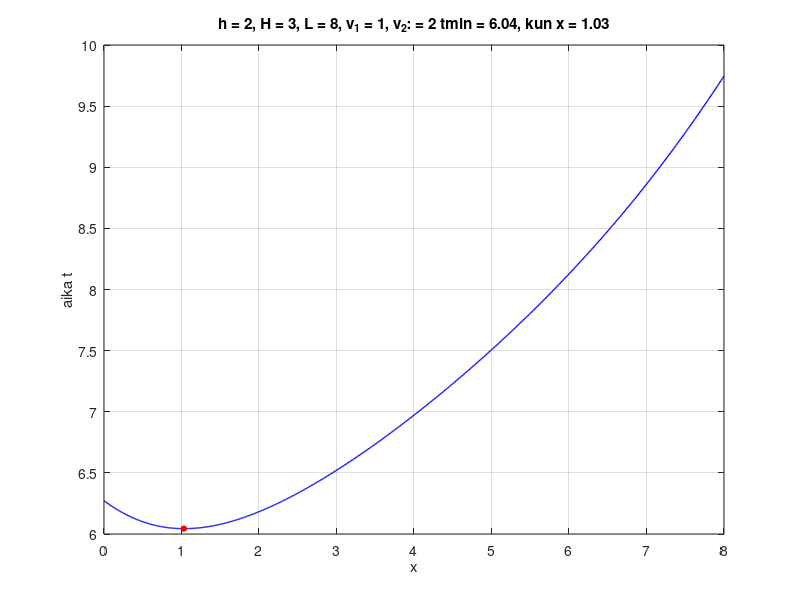
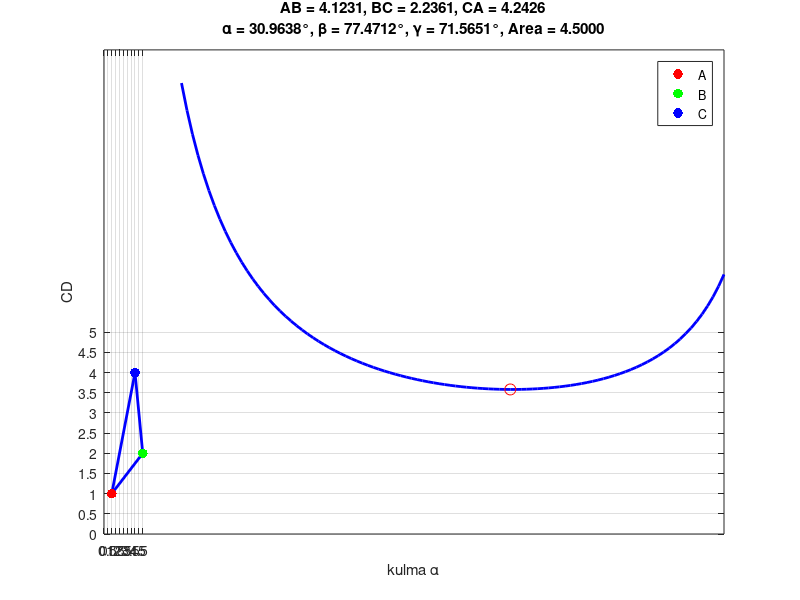
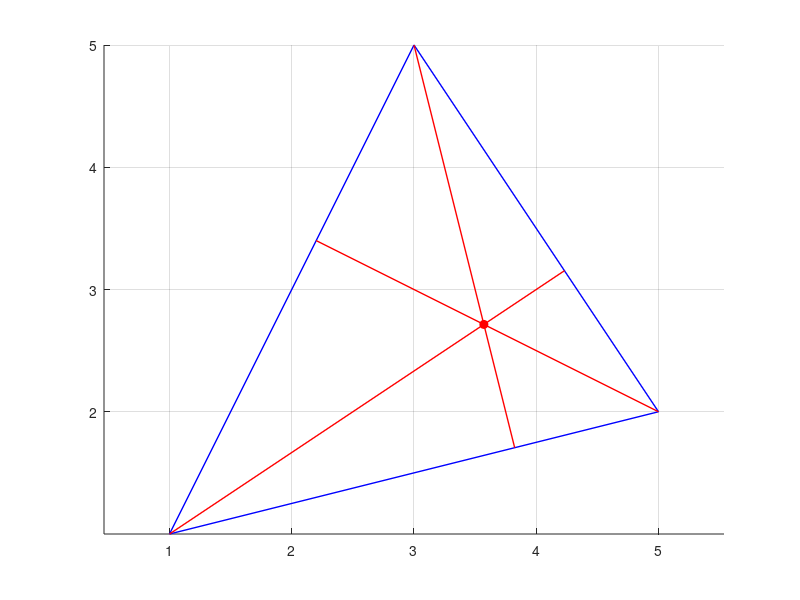
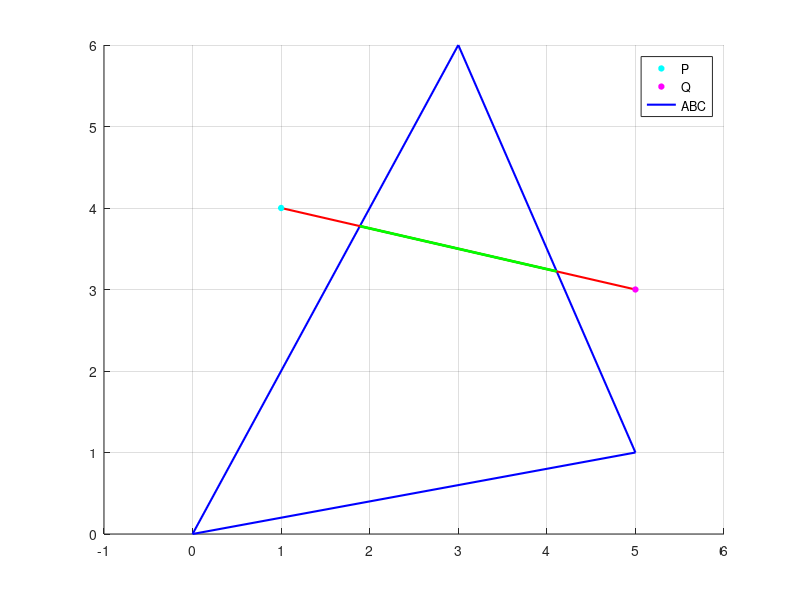

Here is the MATLAB script that generated these plots, in order: (Note: this script raises an error after producing the figures.)
% Algebra ja geometria (4op)
% Octave-harjoitukset

% Trigonometria: 1-8, 11, 15
% Analyyttinen geometria: 1-3, 7, 8
% Analyyttinen geometria osa 2: 1-4, 6-9
% Sinikäyrät: 1-3
% Kompleksiluvut: 1
% eksponentti ja logaritmi: 1-2

% yhteensä 29



%trig_1

clear
L = 6
x = 2
dx = 1

y1 = sqrt(L^2-x^2);
y2 = sqrt(L^2 - (x + dx)^2);

dy = y1-y2



%trig_2

clear
L = 5;
x = 7;

OP = sqrt(L^2 - (x/2)^2)
OP = OP * 2



%trig_3

clear
h = 1.5;
L = 6;

R = (h^2 + (L^2)/4) / (2*h);

disp(R);



%trig_4

clear
R = 5;   % Radius of the sphere
r = 2.5; % Radius of the cylinder base
h = 20;  % Height of the cylinder

% Calculate the height of the spherical cap (k)
k = sqrt(R^2 - r^2);

% Cylinder surface area
lpA = pi * r^2; % Base area of the cylinder
lk = h - 2 * k; % Height of the cylindrical portion excluding the sphere
lsA = 2 * pi * r * lk; % Lateral surface area of the cylinder
lA = lsA + 2 * lpA; % Total surface area of the cylinder including both bases

% Sphere surface area
palloA = 4 * pi * R^2; % Full surface area of the sphere
palloSA = 2 * pi * R * (R - k); % Surface area of two spherical caps
A = (palloA - 2 * palloSA) + lA; % Total surface area

% Volume calculations
pV = (4 / 3) * pi * R^3; % Volume of the sphere
lV1 = pi * r^2 * lk; % Volume of the cylindrical part

% Volume of the spherical caps
h_cap = R - k; % Height of one spherical cap
segmenttiV = 2 * (pi / 3) * h_cap^2 * (3 * R - h_cap); % Volume of two spherical caps
V = pV + lV1 - segmenttiV; % Total volume



%trig_5

clear
h = 2;
H = 3;
L = 8;
v1 = 1;
v2 = 2;
x = 0:0.01:L;

AP = sqrt(x.^2 + h^2);
PB = sqrt(H^2 + (L - x).^2);

APt = AP / v1;
PBt = PB / v2;
tt = APt + PBt;

% Find the minimum time and corresponding x value
[min_time, min_index] = min(tt);
min_x = x(min_index);

% Configures the plot
figure(1)
plot(x, tt, 'b', 'LineWidth', 1)
hold on
plot(min_x, min_time, 'ro', 'MarkerSize', 4, 'MarkerFaceColor', 'r')
ylabel('aika t')
xlabel('x')
grid on
title(sprintf('h = %d, H = %d, L = %d, v_1 = %d, v_2: = %d tmin = 6.04, kun x = 1.03', h, H, L, v1, v2))

% Set ticks
xticks(0:1:L)
yticks(6:0.5:10)


hold off



%trig_6

clear
r = 1
R = 3
a = 220

r1 = (a/360)*r
r2 = (a/360)*R

h = sqrt((R-r)^2 - (r2-r1)^2)



%trig_7

clear
% Given values
h = 4;
alpha = 35;
beta = 10;

% Convert degrees to radians
alpha_rad = deg2rad(alpha);
beta_rad = deg2rad(beta);

% Calculate x
x = h * tan(beta_rad);

% Calculate L
L = (h * tan(alpha_rad+beta_rad)) - x;

% Display results
fprintf('x = %.3f\n', x);
fprintf('L = %.3f\n', L);



%trig_8

clear
% Given values
a = 1;
b = 2;
p = 0.2;
alpha_values = linspace(10, 80, 100);  % angles from 10 to 80 degrees
alpha_rad = deg2rad(alpha_values);     % convert degrees to radians

% Calculate AB, AP, and QB based on the given formula
AB = b ./ sin(alpha_rad) + a ./ cos(alpha_rad);
AP = p ./ sin(alpha_rad);
QB = p ./ cos(alpha_rad);

% CD is computed as
CD = AB - AP - QB;

% Find the minimum value of CD and the corresponding alpha
[CDmin, idx_min] = min(CD);
alpha_min = alpha_values(idx_min);

% Plotting
figure;
plot(alpha_values, CD, 'b', 'LineWidth', 2);
hold on;
plot(alpha_min, CDmin, 'ro', 'MarkerSize', 8);  % Mark the minimum point

title('a = 1, b = 2, p = 0.2, CDmin = 3.7495, kun \alpha = 52.6^\circ');
xlabel('kulma \alpha');
ylabel('CD');
grid on;

% Display the minimum value of CD and corresponding alpha
disp(['Minimum CD: ', num2str(CDmin), ' at alpha = ', num2str(alpha_min), ' degrees']);



%trig_11

clear
a = 7;
b = 4;
c = 5;
d = 3;
h = 4;
z = 1;

e = c + ((a - c) / h) * z;
f = d + ((b - d) / h) * z;

V_neste = (1/6) * (2*e*f + e*d + f*c + 2*c*d) * z;

V_neste



%trig_15

clear
function common_area = overlap_area(R, r, L)
  if L >= R + r
    common_area = 0; % No overlap
  elseif L <= abs(R - r)
    common_area = pi * min(R, r)^2; % One circle is completely inside the other
  else
    % Calculate the area of overlap
    part1 = R^2 * acos((L^2 + R^2 - r^2) / (2 * L * R));
    part2 = r^2 * acos((L^2 + r^2 - R^2) / (2 * L * r));
    part3 = 0.5 * sqrt((-L + R + r) * (L + R - r) * (L - R + r) * (L + R + r));
    common_area = part1 + part2 - part3;
  end
end

% Example usage
R = 5;
r = 3;
L = 6;
common_area = overlap_area(R, r, L);
disp(common_area);



%anageo_1

clear
A = [1, 1];
B = [5, 2];
C = [4, 4];

% Lengths of the sides
AB = norm(B - A);
BC = norm(C - B);
CA = norm(A - C);

% Semi-perimeter of the triangle
p = (AB + BC + CA) / 2;

% Area of the triangle using Heron's formula
area = sqrt(p * (p - AB) * (p - BC) * (p - CA));

% Calculating angles using the cosine rule
alpha = acosd((BC^2 + CA^2 - AB^2) / (2 * BC * CA));
beta = acosd((AB^2 + CA^2 - BC^2) / (2 * AB * CA));
gamma = acosd((AB^2 + BC^2 - CA^2) / (2 * AB * BC));

% Display the results
fprintf('AB = %.4f, BC = %.4f, CA = %.4f\n', AB, BC, CA);
fprintf('alpha = %.4f°, beta = %.4f°, gamma = %.4f°\n', alpha, beta, gamma);
fprintf('Area = %.4f\n', area);

% Plot the triangle and points

% Plot the triangle edges
plot([A(1), B(1)], [A(2), B(2)], 'b-', 'LineWidth', 2); % AB
hold on;
plot([B(1), C(1)], [B(2), C(2)], 'b-', 'LineWidth', 2); % BC
plot([C(1), A(1)], [C(2), A(2)], 'b-', 'LineWidth', 2); % CA

% Plot the points A, B, C as scatter points
hA = scatter(A(1), A(2), 50, 'r', 'filled'); % Point A
hB = scatter(B(1), B(2), 50, 'g', 'filled'); % Point B
hC = scatter(C(1), C(2), 50, 'b', 'filled'); % Point C

% Create a legend specifically for the points
legend([hA, hB, hC], {'A', 'B', 'C'}, 'Location', 'best');

% Add grid and formatting
grid on;
xticks(0:0.5:5);
yticks(0:0.5:5);
title(sprintf('AB = %.4f, BC = %.4f, CA = %.4f\n\\alpha = %.4f°, \\beta = %.4f°, \\gamma = %.4f°, Area = %.4f', AB, BC, CA, beta, gamma, alpha, area));



%anageo_2

clear
% Coordinates of points A, B, and C
A = [1, 1];
B = [5, 2];
C = [3, 5];

% Function to calculate the slope between two points
slope = @(p1, p2) (p2(2) - p1(2)) / (p2(1) - p1(1));

% Slopes of sides BC, CA, and AB
m_BC = slope(B, C);
m_CA = slope(C, A);
m_AB = slope(A, B);

% Slopes of altitudes (perpendicular slopes)
m_AH = -1 / m_BC;
m_BI = -1 / m_CA;
m_CJ = -1 / m_AB;

% Calculate intercepts of altitudes using point-slope form y - y1 = m(x - x1)
b_AH = A(2) - m_AH * A(1);
b_BI = B(2) - m_BI * B(1);
b_CJ = C(2) - m_CJ * C(1);

% Finding the intersection points H, I, J (feet of altitudes)
% Intersection of altitude AH with BC
H_x = (b_AH - (C(2) - m_BC * C(1))) / (m_BC - m_AH);
H_y = m_AH * H_x + b_AH;
H = [H_x, H_y];

% Intersection of altitude BI with CA
I_x = (b_BI - (A(2) - m_CA * A(1))) / (m_CA - m_BI);
I_y = m_BI * I_x + b_BI;
I = [I_x, I_y];

% Intersection of altitude CJ with AB
J_x = (b_CJ - (A(2) - m_AB * A(1))) / (m_AB - m_CJ);
J_y = m_CJ * J_x + b_CJ;
J = [J_x, J_y];

% Finding orthocenter P (intersection of two altitudes AH and BI)
P_x = (b_AH - b_BI) / (m_BI - m_AH);
P_y = m_AH * P_x + b_AH;
P = [P_x, P_y];

% Display the coordinates of H, I, J, and P
H, I, J, P

% Plotting the triangle ABC, altitudes, and orthocenter
figure;
hold on;
plot([A(1), B(1)], [A(2), B(2)], 'b-', 'LineWidth', 1);
plot([B(1), C(1)], [B(2), C(2)], 'b-', 'LineWidth', 1);
plot([C(1), A(1)], [C(2), A(2)], 'b-', 'LineWidth', 1);

% Plot altitudes as solid lines in red
plot([A(1), H(1)], [A(2), H(2)], 'r-', 'LineWidth', 1);
plot([B(1), I(1)], [B(2), I(2)], 'r-', 'LineWidth', 1);
plot([C(1), J(1)], [C(2), J(2)], 'r-', 'LineWidth', 1);

% Plot orthocenter P
plot(P(1), P(2), 'ro', 'MarkerSize', 6, 'MarkerFaceColor', 'r');

grid on;
xticks(0:1:6);
yticks(0:1:6);
axis equal;
hold off;



%anageo_3

clear
% Define vertices of the triangle
A = [0, 0];
B = [5, 1];
C = [3, 6];

% Define sets of coordinates for P and Q
coordinate_pairs = {
    [1, 4], [5, 3];
    [2, 3.5], [5, 3];
    [2, 3.5], [4, 3];
    [1, 4], [-1, 5]
};

% Function to find intersection point
function [t, S, isValid] = line_intersect(P, Q, X, Y)
    dPQ = Q - P;
    dXY = Y - X;

    denom = dPQ(1) * dXY(2) - dPQ(2) * dXY(1);
    isValid = true;

    if abs(denom) < 1e-10
        t = NaN;  % Parallel or collinear
        S = NaN(1, 2);
        isValid = false; % No valid intersection if parallel
    else
        t = ((X(1) - P(1)) * dXY(2) - (X(2) - P(2)) * dXY(1)) / denom;
        S = P + t * dPQ;

        % Check if the intersection point S lies on the line segment X-Y
        % calculate parameter 'r' for segment XY
        r = ((S(1) - X(1)) * (Y(1) - X(1)) + (S(2) - X(2)) * (Y(2) - X(2))) / sum(dXY.^2);
        if r < 0 || r > 1
            isValid = false; % Intersection point is outside segment XY
        end
    end
end

% Function to check if a point is inside a triangle using barycentric coordinates
function inside = is_point_in_triangle(P, A, B, C)
    v0 = C - A;
    v1 = B - A;
    v2 = P - A;

    dot00 = dot(v0, v0);
    dot01 = dot(v0, v1);
    dot02 = dot(v0, v2);
    dot11 = dot(v1, v1);
    dot12 = dot(v1, v2);

    invDenom = 1 / (dot00 * dot11 - dot01 * dot01);
    u = (dot11 * dot02 - dot01 * dot12) * invDenom;
    v = (dot00 * dot12 - dot01 * dot02) * invDenom;

    inside = (u >= 0) && (v >= 0) && (u + v <= 1);
end

% Loop through each coordinate pair for P and Q
for i = 1:size(coordinate_pairs, 1)
    % Get P and Q for this iteration
    P = coordinate_pairs{i, 1};
    Q = coordinate_pairs{i, 2};

    % Check if either P or Q is inside the triangle
    P_inside = is_point_in_triangle(P, A, B, C);
    Q_inside = is_point_in_triangle(Q, A, B, C);

    % Check intersection with each triangle side
    [t1, S1, valid1] = line_intersect(P, Q, A, B);
    [t2, S2, valid2] = line_intersect(P, Q, B, C);
    [t3, S3, valid3] = line_intersect(P, Q, C, A);

    % Collect valid intersections within [0, 1] range for segment PQ
    intersections = [];
    if valid1 && t1 >= 0 && t1 <= 1, intersections = [intersections; S1]; end
    if valid2 && t2 >= 0 && t2 <= 1, intersections = [intersections; S2]; end
    if valid3 && t3 >= 0 && t3 <= 1, intersections = [intersections; S3]; end

    % Plotting
    figure;
    hold on;
    grid on
    xticks(-1:1:6);
    yticks(0:1:6);
    xlim([-1 6]);
    ylim([0 6]);
    h1 = plot([A(1) B(1) C(1) A(1)], [A(2) B(2) C(2) A(2)], 'b-', 'LineWidth', 1.5); % Triangle ABC

    % Determine how to color the PQ segment
    if P_inside && Q_inside
        % If both points are inside, plot the whole segment in normal green
        h2 = plot([P(1) Q(1)], [P(2) Q(2)], 'g-', 'LineWidth', 2); % Standard green
    elseif P_inside && ~isempty(intersections)
        % If only P is inside, draw from P to the first intersection in normal green
        h2 = plot([P(1) intersections(1, 1)], [P(2) intersections(1, 2)], 'g-', 'LineWidth', 2);
        plot([intersections(1, 1) Q(1)], [intersections(1, 2) Q(2)], 'r-', 'LineWidth', 1.5); % Remaining in red
    elseif Q_inside && ~isempty(intersections)
        % If only Q is inside, draw from Q to the first intersection in normal green
        h2 = plot([Q(1) intersections(1, 1)], [Q(2) intersections(1, 2)], 'g-', 'LineWidth', 2);
        plot([P(1) intersections(1, 1)], [P(2) intersections(1, 2)], 'r-', 'LineWidth', 1.5); % Remaining in red
    elseif ~P_inside && ~Q_inside && size(intersections, 1) == 2
        % Both endpoints are outside but there are two intersections
        % Plot the segments outside the triangle in red first
        plot([P(1) intersections(1, 1)], [P(2) intersections(1, 2)], 'r-', 'LineWidth', 1.5); % Before first intersection
        plot([Q(1) intersections(2, 1)], [Q(2) intersections(2, 2)], 'r-', 'LineWidth', 1.5); % After second intersection
        % Plot inside segment last in normal green to ensure visibility
        h2 = plot(intersections(:,1), intersections(:,2), 'g-', 'LineWidth', 2); % Inside in normal green
    else
        % Default to red if no part of PQ is inside the triangle
        h2 = plot([P(1) Q(1)], [P(2) Q(2)], 'r-', 'LineWidth', 1.5);
    end

    % Plot smaller circles for P and Q points
    h3 = plot(P(1), P(2), 'o', 'MarkerSize', 4, 'MarkerFaceColor', 'c', 'MarkerEdgeColor', 'c', 'DisplayName', 'P'); % Smaller marker size
    h4 = plot(Q(1), Q(2), 'o', 'MarkerSize', 4, 'MarkerFaceColor', 'm', 'MarkerEdgeColor', 'm', 'DisplayName', 'Q'); % Smaller marker size

    legend([h3, h4, h1], 'P', 'Q', 'ABC', 'Location', 'Best');
    hold off;
end



%anageo_7

clear;
% Coordinates of points A, B, and C
A = [1, 1];
B = [4, 4];
C = [5, 2];

% Function to calculate the distance between two points
distance = @(P, Q) norm(P - Q);

% Calculate side lengths AB, BC, and AC
AB = distance(A, B);
BC = distance(B, C);
AC = distance(A, C);

% Calculate x, y, z using the formulas
x = 0.5 * (AB + AC - BC);
y = 0.5 * (AB + BC - AC);
z = 0.5 * (BC + AC - AB);

% Calculate the incenter (I) as the weighted average of A, B, C
I = (A * BC + B * AC + C * AB) / (AB + BC + AC);

% Calculate the semiperimeter and the area of the triangle using Heron's formula
s = (AB + BC + AC) / 2;
area = sqrt(s * (s - AB) * (s - BC) * (s - AC));

% Calculate the radius of the incircle
r = area / s;

% Calculate points K, L, M (tangency points on each side of the triangle)
K = A + x * (B - A) / AB;  % point K on side AB
L = B + y * (C - B) / BC;  % point L on side BC
M = C + z * (A - C) / AC;  % point M on side AC

% Plot the triangle
figure;
hold on;
plot([A(1), B(1), C(1), A(1)], [A(2), B(2), C(2), A(2)], 'b-', 'LineWidth', 0.5);

% Plot the incircle
theta = linspace(0, 2*pi, 100);
incircle_x = I(1) + r * cos(theta);
incircle_y = I(2) + r * sin(theta);
plot(incircle_x, incircle_y, 'r-', 'LineWidth', 0.5);

% Plot the incenter and tangency points (K, L, M) only
plot(I(1), I(2), 'ro', 'MarkerFaceColor', 'r', 'MarkerSize', 3);  % Incenter filled in red
plot([K(1), L(1), M(1)], [K(2), L(2), M(2)], 'bo', 'MarkerFaceColor', 'b', 'MarkerSize', 3);  % Tangency points filled in blue

% Set plot limits and aspect ratio
axis equal;
xlim([0.5 5.5]);
ylim([0.5 4.5]);
xticks(0.5:0.5:5.5);
yticks(0.5:0.5:4.5);
grid on;

hold off;



%anageo_8

clear
% Define centers and radii of the circles
A = [1, 1]; % Center of first circle
B = [5, 3]; % Center of second circle
R = 4;      % Radius of first circle (red)
r = 3;      % Radius of second circle (blue)

% Calculate distance between centers
d = norm(B - A);

% Check if the circles intersect
if d > R + r
    intersect = false;
elseif d < abs(R - r)
    intersect = false;
elseif d == 0 && R == r
    intersect = false;
else
    % Circles intersect, calculate intersection points S and T
    intersect = true;
    % Distance from A to the midpoint P along line AB
    a = (R^2 - r^2 + d^2) / (2 * d);

    % Point P on line AB which is the midpoint of the intersection chord
    P = A + a * (B - A) / d;

    % Distance from P to the intersection points S and T
    h = sqrt(R^2 - a^2);

    % Calculate intersection points S and T
    offset = h * [-(B(2) - A(2)) / d, (B(1) - A(1)) / d];
    S = P + offset;
    T = P - offset;
end

% Plot the circles
theta = linspace(0, 2 * pi, 100);
circle_A_x = A(1) + R * cos(theta);
circle_A_y = A(2) + R * sin(theta);
circle_B_x = B(1) + r * cos(theta);
circle_B_y = B(2) + r * sin(theta);

figure;
hold on;
plot(circle_A_x, circle_A_y, 'r-', 'LineWidth', 1.5); % Circle A in red
plot(circle_B_x, circle_B_y, 'b-', 'LineWidth', 1.5); % Circle B in blue
plot(A(1), A(2), 'ro', 'MarkerFaceColor', 'r', 'MarkerSize', 3); % Center A
plot(B(1), B(2), 'bo', 'MarkerFaceColor', 'b', 'MarkerSize', 3); % Center B

if intersect
    % Plot the intersection points S and T with DisplayName for legend
    hS = plot(S(1), S(2), 'mo', 'MarkerFaceColor', 'm', 'MarkerSize', 4); % S
    hT = plot(T(1), T(2), 'co', 'MarkerFaceColor', 'c', 'MarkerSize', 4); % T

    % Add legend for S and T
    legend([hS, hT], 'S', 'T');
    title(['S = [', num2str(S(1), '%.2f'), ', ', num2str(S(2), '%.2f'), ...
           '], T = [', num2str(T(1), '%.2f'), ', ', num2str(T(2), '%.5f'), ']']);
else
    title('eivät leikkaa');
end

% Set plot limits and aspect ratio
axis equal;
xlim([-4, 9]);
ylim([-5, 8]);

% Set x and y ticks
xticks(-4:1:9);
yticks(-5:1:8);

grid on;
hold off;



%anageo2_1

clear
% Define parameters for the two lines
k = 3; b = 1;  % Line 1: y = kx + b
m = -2; c = 2; % Line 2: y = mx + c

% Solve for intersection point (x0, y0)
x0 = (c - b) / (k - m);
y0 = k * x0 + b;

% Generate x values for plotting
x = linspace(-2, 2, 100);

% Define the two lines
y1 = k * x + b;
y2 = m * x + c;

% Plot the two lines
figure;
plot(x, y1, 'r', 'LineWidth', 1.5); hold on; % Line 1 in red
plot(x, y2, 'b', 'LineWidth', 1.5);          % Line 2 in blue

% Highlight the intersection point
plot(x0, y0, 'ko', 'MarkerSize', 4, 'MarkerFaceColor', 'k'); % Intersection in black

% Add labels and legend
xlabel('x'); ylabel('y');
legend('y = kx + b', 'y = mx + c', '[x_0, y_0]', 'Location', 'SouthEast'); % Legend in bottom-right corner
title(sprintf('k = %d, b = %d, m = %d, c = %d: x_0 = %.1f, y_0 = %.1f', k, b, m, c, x0, y0));

% Set axis limits and grid
xticks(-2:0.5:5);
yticks(-6:2:8);
grid on;

hold off;



%anageo2_2

clear
x1 = 2
x2 = 6
y1 = 1
y2 = 7
z11 = 3.6
z12 = 1.9
z21 = 2.3
z22 = 1.4
x0 = 2.9
y0 = 3.2

function res = linear_interp1d(x, x0, x1, y0, y1)
  #syms x y x0 y0 x1 y1
  #solve((y - y0)/(x - x0) == (y1 - y0)/(x1 - x0), y)
  res = (x*y0 - x*y1 + x0*y1 - x1*y0)/(x0-x1);
end

z1 = linear_interp1d(x0, x1, x2, z11, z12)
z2 = linear_interp1d(x0, x1, x2, z21, z22)
z0 = linear_interp1d(y0, y1, y2, z1, z2)

subplot(1,3,1)
plot([x1, x1], [0, z11], "b-")
hold on
plot([x1, x2], [0, 0], "b-")
plot([x2, x2], [0, z12], "g-")
plot([x1, x2], [z11, z12], "k-")
plot([x0, x0], [0, z1], "r-")
axis([1 x2+1 0 z11])
axis square
grid
hold off

subplot(1,3,2)
plot([x1, x1], [0, z21], "m-")
hold on
plot([x1, x2], [0, 0], "b-")
plot([x2, x2], [0, z22], "c-")
plot([x1, x2], [z21, z22], "k-")
plot([x0, x0], [0, z2], "g-")
axis([1 x2+1 0 z21])
axis square
grid
hold off

subplot(1,3,3)
plot([y1, y1], [0, z1], "r-")
hold on
plot([y1, y2], [0, 0], "b-")
plot([y2, y2], [0, z2], "g-")
plot([y1, y2], [z1, z2], "b-")
plot([y0, y0], [0, z0], "k-")
axis([0 y2+1 0 z1])
axis square
grid
hold off

axes( 'visible', 'off', 'title', ["x_1 = " num2str(x1) ", x_2 = " num2str(x2) ", y_1 = "
num2str(y1) ", y_2 = " num2str(y2) "\nz_1_1 = " num2str(z22) ", z_1_2" num2str(z12)
", z_2_1 = " num2str(z21) ", z_2_2 = " num2str(z22) "\nx_0 = " num2str(x0) ", y_0 = "
num2str(y0) "\n-> z_1 = " num2str(z1) ", z_2 = " num2str(z2) ", z_0 = " num2str(z0)] );



%anageo2_3


clear
% Parameters
Px = 3;
Py = -2;

a = 0.2;
b = -0.5;
c = 0.5;

f1 = @(x) a * x.^2 + b*x + c; % Parabola
f2 = @(x, k) k * (x - Px) + Py; % Red lines

% Calculate slopes of tangent lines
k_values = [2*Px*a + b - 2*sqrt(a*(Px^2*a + Px*b - Py + c)), 2*Px*a + b + 2*sqrt(a*(Px^2*a + Px*b - Py + c))];
k_plus = k_values(1);
k_neg = k_values(2);

fprintf('k1 = %.3f, k2 = %.3f\n', k_values(1), k_values(2));

% Solve intersections
syms x
intersection1 = solve(f1(x) == f2(x, k_plus), x);
intersection2 = solve(f1(x) == f2(x, k_neg), x);

% Convert symbolic results to numeric
x_int1 = double(intersection1);
x_int2 = double(intersection2);

% Compute corresponding y values
y_int1 = double(f1(x_int1));
y_int2 = double(f1(x_int2));

% Plotting
figure;
plot(Px, Py, "r.", "MarkerSize", 15);
hold on
x_vals = linspace(-3, 9);
f1_plot = plot(x_vals, f1(x_vals), 'b', 'LineWidth', 1);
f2_plot = plot(x_vals, f2(x_vals, k_plus), 'r', 'LineWidth', 1);
f3_plot = plot(x_vals, f2(x_vals, k_neg), 'r', 'LineWidth', 1);

% Add black dots for intersections
plot(x_int1, y_int1, 'k.', 'MarkerSize', 10); % Black dot for intersection 1
plot(x_int2, y_int2, 'k.', 'MarkerSize', 10); % Black dot for intersection 2

hold off
grid
xticks(-5:1:11)
yticks(-2:1:11)
axis([-5 11 -2 11])
xlabel("x");
ylabel("y");
set(get(gca,'ylabel'),'rotation',0)

title(sprintf('P_x = %d, P_y = %d, a = %.1f, b = %.1f, c = %.1f\nk_1 = %.3f, k_2 = %.3f', ...
    Px, Py, a, b, c, k_values(1), k_values(2)));



%anageo2_4


clear
% Given data
t1 = 2; s1 = 4;  % First time and distance
t2 = 10; s2 = 12; % Second time and distance

% Rewrite equations into matrix form
% s1 = v0*t1 + (1/2)*a*t1^2
% s2 = v0*t2 + (1/2)*a*t2^2
% This becomes:
% [t1, 0.5*t1^2; t2, 0.5*t2^2] * [v0; a] = [s1; s2]

A = [t1, 0.5*t1^2; t2, 0.5*t2^2];
b = [s1; s2];

% Solve for [v0; a]
solution = A \ b;

% Extract v0 and a
v0 = solution(1);
a = solution(2);

% Display the results
fprintf('Correct values: v0 = %.2f, a = %.2f\n', v0, a);

% Define the distance function
t = linspace(0, t2+2, 1000); % Extend time range
s = v0*t + (1/2)*a*t.^2;

% Plot the distance vs time
figure;
plot(t, s, '-b', 'LineWidth', 2); hold on;
plot(t1, s1, 'ro', 'MarkerFaceColor', 'r', 'MarkerSize', 6); % Mark (t1, s1)
plot(t2, s2, 'ro', 'MarkerFaceColor', 'r', 'MarkerSize', 6); % Mark (t2, s2)

% Add labels, title, and legend
xlabel('Time (t)');
ylabel('Distance (s)');
title(sprintf('v_0 = %.2f, a = %.2f', v0, a));
grid on;

% Set axis limits
xlim([0, t2+2]);
ylim([0, max(s)+2]);



%anageo2_6

clear
% Parameters
L = 10; % Target horizontal coordinate
H = 6; % Target vertical coordinate
alpha_deg = 60; % Launch angle in degrees
g = 9.81; % Acceleration due to gravity (m/s^2)

% Convert angle to radians
alpha = deg2rad(alpha_deg);

% Correct calculation for minimum launch angle
min_alpha = atan(H / L); % Minimum angle in radians
fprintf("Minimum angle (min alpha): %.4f degrees\n", rad2deg(min_alpha));

% Check the minimum angle condition
if alpha < min_alpha
    error("The launch angle must be greater than %.4f degrees.", rad2deg(min_alpha));
end

% Calculate the initial velocity v0
v0 = sqrt((g * L^2) / (2 * (L * tan(alpha) - H) * cos(alpha)^2));

% Display the result
fprintf("Required initial velocity v0: %.4f m/s\n", v0);

% Coefficients for the trajectory equation
a = -g / (2 * v0^2 * cos(alpha)^2);
b = tan(alpha);

% Define the trajectory equation
x = linspace(0, L, 100); % Generate x values from 0 to L
y = a * x.^2 + b * x; % Compute corresponding y values

% Plot the trajectory
figure;
plot(x, y, 'b-', 'LineWidth', 2); % Trajectory
hold on;

% Add the target point
plot(L, H, 'ro', 'MarkerSize', 4, 'MarkerFaceColor', 'r'); % Target point

% Add the black line from the target to the ground
plot([L, L], [0, H], 'k-', 'LineWidth', 1); % Vertical line

% Add the black ground line
plot([0, L + 2], [0, 0], 'k-', 'LineWidth', 1); % Ground line

% Add labels, title, and legend
xlabel('x (m)');
ylabel('y (m)');
% Add a detailed title with mathematical expressions
% Add a detailed title with LaTeX formatting
title(['L = 10 , H = 6, a = 60, min alpha = 30.9638 : v_0 = 13.1649'], ...
      'Interpreter', 'latex', 'FontSize', 12);

grid on;
xlim([0, L + 2]);
ylim([0, max(y) + 2]);

hold off;



%anageo2_7

clear
% Define the three points
x1 = 1; y1 = 1;
x2 = 4; y2 = 4;
x3 = 5; y3 = 2;

% Solve for x0, y0 using two equations
A = [2*(x2-x1), 2*(y2-y1);
     2*(x3-x1), 2*(y3-y1)];
b = [(x2^2 + y2^2 - x1^2 - y1^2);
     (x3^2 + y3^2 - x1^2 - y1^2)];

center = A\b; % Solves the linear system
x0 = center(1);
y0 = center(2);

% Compute the radius
r = sqrt((x1 - x0)^2 + (y1 - y0)^2);

% Display the results
fprintf('Center: (%.2f, %.2f)\n', x0, y0);
fprintf('Radius: %.2f\n', r);

% Plot the circle and points
theta = linspace(0, 2*pi, 100);
x_circle = x0 + r * cos(theta);
y_circle = y0 + r * sin(theta);

figure;
plot(x_circle, y_circle, 'b'); % Circle
hold on;
plot([x1, x2, x3], [y1, y2, y3], 'ro'); % Points
plot(x0, y0, 'ko', 'MarkerSize', 2, 'MarkerFaceColor', 'k'); % Center
axis equal;
grid on;
xlabel('x');
ylabel('y');



%anageo2_8

clear
% Given values
F = 4;          % Distance of focal points from the origin
Px = 2; Py = 3; % Point on the ellipse

% Focal points
F1 = [-F, 0];
F2 = [F, 0];

% Calculate distances
d1 = sqrt((Px - F1(1))^2 + (Py - F1(2))^2); % Distance to F1
d2 = sqrt((Px - F2(1))^2 + (Py - F2(2))^2); % Distance to F2

% Semi-major axis
a = (d1 + d2) / 2;

% Semi-minor axis
b = sqrt(a^2 - F^2);

% Display results
fprintf('Semi-major axis (a): %.4f\n', a);
fprintf('Semi-minor axis (b): %.4f\n', b);

% Plot the ellipse
theta = linspace(0, 2*pi, 100);
x_ellipse = a * cos(theta);
y_ellipse = b * sin(theta);

% Plot ellipse and points
figure;
plot(x_ellipse, y_ellipse, 'b', 'LineWidth', 1.5); % Ellipse
hold on;

% Plot the foci
foci = plot(F1(1), F1(2), 'ko', 'MarkerSize', 4, 'MarkerFaceColor', 'k'); % F1
plot(F2(1), F2(2), 'ko', 'MarkerSize', 4, 'MarkerFaceColor', 'k'); % F2

% Plot point P
point_p = plot(Px, Py, 'ro', 'MarkerSize', 4, 'MarkerFaceColor', 'r'); % P

% Configure axis and grid
axis equal;
grid on;
xticks(-6:1:6);
yticks(-4:1:4);

% Add annotations
title(['F = ', num2str(F), ...
       ', P = [', num2str(Px), ',', num2str(Py), ...
       '], a = ', num2str(a), ', b = ', num2str(b)]);
xlabel('x');
ylabel('y');

% Add a legend
legend([point_p, foci], {'P', 'F_1, F_2'}, 'Location', 'best');



%anageo2_9

clear
% Parameters for the ellipse
x0 = 3; % Ellipse center x-coordinate
y0 = 2; % Ellipse center y-coordinate
a = 4;  % Semi-major axis
b = 3;  % Semi-minor axis

% Parameters for the line
k = 1;  % Slope of the line
p = -1; % Intercept of the line

% Substitute y = kx + p into the ellipse equation and simplify
% The ellipse equation becomes:
% ((x - x0)^2 / a^2) + (((k*x + p) - y0)^2 / b^2) - 1 = 0
% Expand to a quadratic form: Ax^2 + Bx + C = 0

A = (1 / a^2) + (k^2 / b^2);
B = (2 * k * (p - y0) / b^2) - (2 * x0 / a^2);
C = ((x0^2 / a^2) + ((p - y0)^2 / b^2) - 1);

% Solve the quadratic equation Ax^2 + Bx + C = 0 using the quadratic formula
discriminant = B^2 - 4 * A * C;

if discriminant < 0
    % No real solutions (line does not intersect the ellipse)
    fprintf('The line does not intersect the ellipse.\n');
    x_vals = [];
    y_vals = [];
else
    % Calculate the two roots of the quadratic equation
    x1 = (-B + sqrt(discriminant)) / (2 * A);
    x2 = (-B - sqrt(discriminant)) / (2 * A);
    x_vals = [x1, x2];
    y_vals = k * x_vals + p; % Corresponding y-values
    fprintf('Intersection points:\n');
    for i = 1:length(x_vals)
        fprintf('(%.4f, %.4f)\n', x_vals(i), y_vals(i));
    end
end

% Plot the ellipse
theta = linspace(0, 2*pi, 200);
x_ellipse = x0 + a * cos(theta);
y_ellipse = y0 + b * sin(theta);

figure;
plot(x_ellipse, y_ellipse, 'b', 'LineWidth', 1.5); % Ellipse
hold on;

% Plot the line
x_line = linspace(min(x_ellipse) - 2, max(x_ellipse) + 2, 100);
y_line = k * x_line + p;
plot(x_line, y_line, 'r', 'LineWidth', 1.5); % Line

% Plot intersection points, if any
if ~isempty(x_vals)
    plot(x_vals, y_vals, 'ko', 'MarkerSize', 4, 'MarkerFaceColor', 'k'); % Intersection points
end

% Formatting
axis equal;
grid on;

% Add title only if there is no intersection
if isempty(x_vals)
    title('Eivät leikkaa');
end

xlabel('x');
ylabel('y');



%sini_1

clear
% Given values
m = 2;         % mass in kg
k = 10;        % spring constant in N/m
x0 = 2;        % initial position in meters
v0 = 3;        % initial velocity in m/s

% Step 1: Calculate angular frequency omega
omega = sqrt(k / m);  % omega = sqrt(k/m)

% Step 2: Calculate the period T
T = 2 * pi / omega;   % period = 2*pi / omega

% Step 3: Calculate the amplitude A
A = sqrt(x0^2 + (v0 / omega)^2);  % amplitude calculation

% Step 4: Calculate the phase angle phi
phi = atan2(x0 * omega, v0);  % phase angle using atan2

% Step 5: Create time array from 0 to 3T
t = linspace(0, 3 * T, 500);

% Step 6: Calculate the position x(t) at each time point
x_t = A * sin(omega * t + phi);

% Step 7: Plot the position vs time
figure;
plot(t, x_t, 'b', 'LineWidth', 1.5);  % Plotting the displacement
title(['m = ', num2str(m), ', k = ', num2str(k), ', x_0 = ', num2str(x0), ', v_0 = ', num2str(v0), ...
       ', \\omega = ', num2str(omega, '%.4f'), ', A = ', num2str(A, '%.4f'), ', \\phi = ', num2str(phi, '%.5f')]);

% Adjust title position (moving it slightly upwards)
title(['m = ', num2str(m), ', k = ', num2str(k), ', x_0 = ', num2str(x0), ', v_0 = ', num2str(v0), ...
       ', \\omega = ', num2str(omega, '%.4f'), ', A = ', num2str(A, '%.4f'), ', \\phi = ', num2str(phi, '%.5f')]);
% Adjust ticks to prevent overlapping
xticks(0:1:8);
yticks(-2.5:0.5:2.5);

% Labels and grid
xlabel('aika t'); % Time (s)
ylabel('paikka x'); % Position (m)
grid on;

% Set axis limits
xlim([0, 8]);
ylim([-2.5, 2.5]);

% Display calculated values
fprintf('Calculated angular frequency (omega): %.4f rad/s\n', omega);
fprintf('Calculated period (T): %.4f s\n', T);
fprintf('Calculated amplitude (A): %.4f m\n', A);
fprintf('Calculated phase angle (phi): %.4f rad\n', phi);



%sini_2

clear
% Parameters
R = 4;
L = 0.05;
C = 0.004;
omega = 40*pi;
I = 5;

% Calculate the amplitude (A)
A = sqrt((R*I)^2 + (omega*L*I - I/(omega*C))^2);

% Calculate the phase (theta)
theta = atan2(omega*L*I - I/(omega*C), R*I);

% Time vector
t = linspace(0, 0.15, 1000);  % Time from 0 to 0.15 seconds, 1000 points

% Voltage across resistor (u_R = RI * sin(omega * t))
u_R = R * I * sin(omega * t);

% Voltage across inductor (u_L = omega * L * I * sin(omega * t + pi/2))
u_L = omega * L * I * sin(omega * t + pi/2);

% Voltage across capacitor (u_C = I / (omega * C) * sin(omega * t - pi/2))
u_C = (I / (omega * C)) * sin(omega * t - pi/2);

% Total voltage (u = u_R + u_L + u_C)
u = u_R + u_L + u_C;

% --- Time-Domain Plot ---
figure;  % Create a new figure for the time-domain plot
plot(t, u_R, 'b', 'DisplayName', 'u_R');
hold on;
plot(t, u_L, 'g', 'DisplayName', 'u_L');
plot(t, u_C, 'r', 'DisplayName', 'u_C');
plot(t, u, 'm', 'DisplayName', 'u');
hold off;

% Labels and Title
xlabel('Aika t (s)');
ylabel('Jännite (V)');
title(sprintf('R = %.1f, L = %.2f, C = %.4f, \\omega = %.1f\\pi, I = %.1f, A = %.4f, \\theta = %.3f', ...
    R, L, C, omega/pi, I, A, theta));
legend('show');
grid on;

% Set axis limits and ticks
xlim([0, 0.15]);
ylim([-35, 35]);
xticks(0:0.05:0.15);
yticks(-30:10:30);

% --- Phasor Diagram ---
% Phasor Components
u_R_magnitude = R * I;                % Voltage magnitude across resistor
u_L_magnitude = omega * L * I;        % Voltage magnitude across inductor
u_C_magnitude = I / (omega * C);      % Voltage magnitude across capacitor
u_LC = u_L_magnitude - u_C_magnitude; % Net reactive voltage (inductor - capacitor)

% Total voltage (phasor sum)
u_x = u_R_magnitude;                  % x-component (real axis, resistive voltage)
u_y = u_LC;                           % y-component (imaginary axis, net reactive voltage)

% Phasor plot
figure;  % Create a new figure for the phasor diagram
hold on;
line([0, u_R_magnitude], [0, 0], 'Color', 'b', 'LineWidth', 2, 'DisplayName', 'u_R');       % Resistor (x-axis)
line([0, 0], [0, u_L_magnitude], 'Color', 'g', 'LineWidth', 2, 'DisplayName', 'u_L');       % Inductor (y-axis up)
line([0, 0], [0, -u_C_magnitude], 'Color', 'r', 'LineWidth', 2, 'DisplayName', 'u_C');      % Capacitor (y-axis down)
line([0, u_x], [0, u_y], 'Color', 'c', 'LineWidth', 2, 'DisplayName', 'u');                 % Total voltage
hold off;

% Formatting
xlabel('Re(V)');
ylabel('Im(V)');
title('Phasor Diagram');
legend('show');
axis equal;
grid on;

% Set axis limits for clarity
xlim([-35, 35]);
ylim([-35, 35]);



%sini_3

clear
% Given parameters
omega = 10 * pi; % Angular frequency
t1 = 0.11; y1 = 3; % First point
t2 = 0.32; y2 = 1; % Second point

% Define a time range for the oscillation
T = 2 * pi / omega; % Period
t = linspace(0, 3 * T, 500); % Time array

% Solve for amplitude (A) and phase (phi) using nonlinear equations
f = @(params) [
    params(1) * sin(omega * t1 + params(2)) - y1; % Equation 1
    params(1) * sin(omega * t2 + params(2)) - y2  % Equation 2
];
initial_guess = [1, 0]; % Initial guesses for [A, phi]
options = optimset('Display', 'off');
solution = fsolve(f, initial_guess, options);

% Extract amplitude and phase
A = solution(1);
phi = solution(2);

% Calculate oscillation curve
y = A * sin(omega * t + phi);

% Plot the oscillation
figure;
plot(t, y, 'b', 'LineWidth', 1.5); % Oscillation curve
hold on;

% Highlight t1, y1 with a red circle
point1 = plot(t1, y1, 'ro', 'MarkerSize', 4, 'MarkerFaceColor', 'r'); % Handle for (t1, y1)

% Highlight t2, y2 with a green circle
point2 = plot(t2, y2, 'go', 'MarkerSize', 4, 'MarkerFaceColor', 'g'); % Handle for (t2, y2)

% Set axis limits
xlim([0, 0.6]); % Set x-axis range
ylim([-8, 8]);  % Set y-axis range

% Add grid
grid on; % Major grid
set(gca, 'XMinorGrid', 'on', 'YMinorGrid', 'on'); % Minor grid

% Labels and title
xlabel('aika t'); % Time (s)

% Custom title with exact formatting
title(sprintf('\\omega = 10\\pi, t_1 = %.2f, y_1 = %.0f, t_2 = %.2f, y_2 = %.0f, A = %.4f, \\phi = %.5f', ...
    t1, y1, t2, y2, A, phi));

% Add custom legend using the point handles
legend([point1, point2], {'t_1, y_1', 't_2, y_2'}, 'Location', 'best');



%komp_1

clear
% Define parameters
R1 = 0.4;       % Resistance R1 (Ohms)
L = 0.04;       % Inductance (Henries)
R2 = 1.2;       % Resistance R2 (Ohms)
C = 0.05;       % Capacitance (Farads)
omega = 5 * pi; % Angular frequency (rad/s)
U = 5;          % Voltage magnitude (Volts)

% Calculate impedances
Z1 = R1 + 1i * omega * L;              % Impedance Z1 (resistor + inductor)
Z2 = R2 - 1i / (omega * C);            % Impedance Z2 (resistor + capacitor)
Zs = Z1 + Z2;                          % Series impedance
Zr = (Z1 * Z2) / (Z1 + Z2);            % Parallel impedance

% Calculate currents
Is = U / Zs;                           % Series current
Ir = U / Zr;                           % Parallel current

% Convert impedances and currents to polar form for display
Zs_polar = [abs(Zs), angle(Zs) * 180 / pi]; % |Zs| ∠ θ
Zr_polar = [abs(Zr), angle(Zr) * 180 / pi]; % |Zr| ∠ θ
Is_polar = [abs(Is), angle(Is) * 180 / pi]; % |Is| ∠ θ
Ir_polar = [abs(Ir), angle(Ir) * 180 / pi]; % |Ir| ∠ θ

% Display results
disp(['Zs = ', num2str(Zs_polar(1)), ' ∠ ', num2str(Zs_polar(2)), '°']);
disp(['Zr = ', num2str(Zr_polar(1)), ' ∠ ', num2str(Zr_polar(2)), '°']);
disp(['Is = ', num2str(Is_polar(1)), ' ∠ ', num2str(Is_polar(2)), '°']);
disp(['Ir = ', num2str(Ir_polar(1)), ' ∠ ', num2str(Ir_polar(2)), '°']);

% --- First Plot: Impedances ---
figure;
hold on;

% Phasor lines with DisplayName for legend
h1 = line([0, real(Z1)], [0, imag(Z1)], 'Color', 'r', 'LineWidth', 2, 'DisplayName', 'Z_1');
h2 = line([0, real(Z2)], [0, imag(Z2)], 'Color', 'b', 'LineWidth', 2, 'DisplayName', 'Z_2');
h3 = line([0, real(Zs)], [0, imag(Zs)], 'Color', 'm', 'LineWidth', 2, 'DisplayName', 'Z_s');
h4 = line([0, real(Zr)], [0, imag(Zr)], 'Color', 'c', 'LineWidth', 2, 'DisplayName', 'Z_r');

% Axes lines
line([-1.5, 2], [0, 0], 'Color', 'k', 'LineWidth', 0.5); % Horizontal axis
line([0, 0], [-1.5, 1.5], 'Color', 'k', 'LineWidth', 0.5); % Vertical axis

hold off;

% Formatting for First Plot
xlabel('Re(Z) (Ohms)');
ylabel('Im(Z) (Ohms)');
title(sprintf('R_1 = %.1f, L = %.2f, R_2 = %.1f, C = %.2f, \\omega = %.1f\\pi, U = %.1f\nZ_s = %.2f ∠ %.1f°, Z_r = %.2f ∠ %.1f°', ...
    R1, L, R2, C, omega / pi, U, Zs_polar(1), Zs_polar(2), Zr_polar(1), Zr_polar(2)));
legend([h1, h2, h3, h4], {'Z_1', 'Z_2', 'Z_s', 'Z_r'}, 'Location', 'northwest'); % Explicit legend
grid on;

% Set axis limits and ticks for a uniform grid
xlim([-1.5, 2]); % Adjust the x-axis limits
ylim([-1.5, 1.5]); % Adjust the y-axis limits
xticks(-1.5:0.5:2); % Set x-ticks at intervals of 0.5
yticks(-1.5:0.5:1.5); % Set y-ticks at intervals of 0.5
axis equal; % Equal scaling for both axes

% --- Second Plot: Voltages and Currents ---
figure;
hold on;

% Phasor lines with DisplayName for legend
h5 = line([0, real(U)], [0, imag(U)], 'Color', 'g', 'LineWidth', 2, 'DisplayName', 'U');
h6 = line([0, real(Is)], [0, imag(Is)], 'Color', 'm', 'LineWidth', 2, 'DisplayName', 'I_s');
h7 = line([0, real(Ir)], [0, imag(Ir)], 'Color', 'c', 'LineWidth', 2, 'DisplayName', 'I_r');

% Axes lines
line([-4, 6], [0, 0], 'Color', 'k', 'LineWidth', 0.5); % Horizontal axis
line([0, 0], [-4, 4], 'Color', 'k', 'LineWidth', 0.5); % Vertical axis

hold off;

% Formatting for Second Plot
xlabel('Re(I, U)');
ylabel('Im(I, U)');
title(sprintf('U = %.1f ∠ %.1f°, I_s = %.2f ∠ %.1f°, I_r = %.2f ∠ %.1f°', ...
    U, 0, Is_polar(1), Is_polar(2), Ir_polar(1), Ir_polar(2)));
legend([h5, h6, h7], {'U', 'I_s', 'I_r'}, 'Location', 'northwest'); % Explicit legend
grid on;
axis equal;

% Set axis limits and ticks for the second plot
xlim([-4, 6]); % Adjust the x-axis limits
ylim([-4, 4]); % Adjust the y-axis limits
xticks(-4:1:6); % Set x-ticks at intervals of 1
yticks(-4:1:4); % Set y-ticks at intervals of 1



%eksjalog_1

clear
% Given values
t1 = 1.2;  % Time t1
U1 = 3.5;  % Voltage U1
t2 = 4.3;  % Time t2
U2 = 1.1;  % Voltage U2

% Calculate tau
tau = (t2 - t1) / (log(U1) - log(U2));

% Calculate U0
U0 = exp(log(U1) + t1 / tau);

% Time vector for plotting
t = linspace(0, 5 * tau, 1000); % Plot over the range 0 to 5*tau

% Voltage function
U = U0 * exp(-t / tau);

% Plotting
figure;
plot(t, U, 'b', 'LineWidth', 1, 'HandleVisibility', 'off');
hold on;

% Highlight the points (t1, U1) and (t2, U2)
plot(t1, U1, 'ro', 'MarkerSize', 4, 'MarkerFaceColor', 'r', 'DisplayName', 't_1, U_1');
plot(t2, U2, 'go', 'MarkerSize', 4, 'MarkerFaceColor', 'g', 'DisplayName', 't_2, U_2');

% Formatting
xlabel('t');
ylabel('U');
title(sprintf('t_1 = %.1f, U_1 = %.1f, t_2 = %.1f, U_2 = %.1f\nU_0 = %.4f, \\tau = %.4f', ...
    t1, U1, t2, U2, U0, tau), 'Interpreter', 'latex');
legend('Interpreter', 'latex', 'Location', 'northwest');
grid on;
hold off;



%eksjalog_2

clear
% Given values
Ty = 25;       % Ambient temperature
t1 = 8;        % Time t1
T1 = 60;       % Temperature T1
t2 = 20;       % Time t2
T2 = 35;       % Temperature T2

% Calculate k
k = (log(T1 - Ty) - log(T2 - Ty)) / (t2 - t1);

% Calculate T0
T0 = Ty + exp(log(T1 - Ty) + k * t1);

% Time vector for plotting
t = linspace(0, 5 / k, 1000); % Plot range: 0 to 5/k

% Temperature function
T = Ty + (T0 - Ty) * exp(-k * t);

% Plotting
figure;

% Plot T(t) curve
plot(t, T, 'b', 'LineWidth', 1, 'HandleVisibility', 'off'); % Exclude from legend
hold on;

% Highlight the points (t1, T1) and (t2, T2)
plot(t1, T1, 'ro', 'MarkerSize', 4, 'MarkerFaceColor', 'r', 'DisplayName', 't_1, T_1');
plot(t2, T2, 'go', 'MarkerSize', 4, 'MarkerFaceColor', 'g', 'DisplayName', 't_2, T_2');

% Formatting
xlabel('t', 'Interpreter', 'latex');
ylabel('T', 'Interpreter', 'latex');
title(sprintf('T_y = %.1f, t_1 = %.1f, T_1 = %.1f, t_2 = %.1f, T_2 = %.1f\nT_0 = %.4f, k = %.4f', ...
    Ty, t1, T1, t2, T2, T0, k), 'Interpreter', 'latex');
legend('Interpreter', 'latex', 'Location', 'northeast');
grid on;
hold off;
